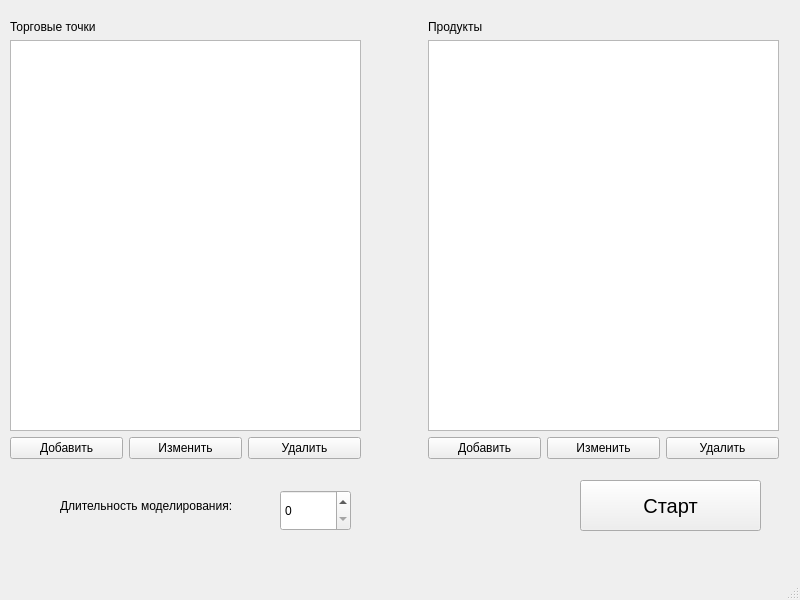
<?xml version="1.0" encoding="UTF-8"?>
<ui version="4.0">
 <class>MainWindow</class>
 <widget class="QMainWindow" name="MainWindow">
  <property name="geometry">
   <rect>
    <x>0</x>
    <y>0</y>
    <width>800</width>
    <height>600</height>
   </rect>
  </property>
  <property name="windowTitle">
   <string>MainWindow</string>
  </property>
  <widget class="QWidget" name="centralwidget">
   <widget class="QSpinBox" name="spinBox">
    <property name="geometry">
     <rect>
      <x>280</x>
      <y>490</y>
      <width>71</width>
      <height>41</height>
     </rect>
    </property>
   </widget>
   <widget class="QLabel" name="label">
    <property name="geometry">
     <rect>
      <x>10</x>
      <y>390</y>
      <width>71</width>
      <height>16</height>
     </rect>
    </property>
    <property name="text">
     <string>Введите N</string>
    </property>
   </widget>
   <widget class="QWidget" name="layoutWidget">
    <property name="geometry">
     <rect>
      <x>428</x>
      <y>20</y>
      <width>351</width>
      <height>439</height>
     </rect>
    </property>
    <layout class="QVBoxLayout" name="verticalLayout_2">
     <item>
      <widget class="QLabel" name="label_3">
       <property name="text">
        <string>Продукты</string>
       </property>
      </widget>
     </item>
     <item>
      <widget class="QListWidget" name="listWidget"/>
     </item>
     <item>
      <layout class="QHBoxLayout" name="horizontalLayout">
       <item>
        <widget class="QPushButton" name="add">
         <property name="text">
          <string>Добавить</string>
         </property>
        </widget>
       </item>
       <item>
        <widget class="QPushButton" name="edit">
         <property name="text">
          <string>Изменить</string>
         </property>
        </widget>
       </item>
       <item>
        <widget class="QPushButton" name="delete_2">
         <property name="text">
          <string>Удалить</string>
         </property>
        </widget>
       </item>
      </layout>
     </item>
    </layout>
   </widget>
   <widget class="QWidget" name="layoutWidget">
    <property name="geometry">
     <rect>
      <x>10</x>
      <y>20</y>
      <width>351</width>
      <height>439</height>
     </rect>
    </property>
    <layout class="QVBoxLayout" name="verticalLayout">
     <item>
      <widget class="QLabel" name="label_2">
       <property name="text">
        <string>Торговые точки</string>
       </property>
      </widget>
     </item>
     <item>
      <widget class="QListWidget" name="listWidget_2"/>
     </item>
     <item>
      <layout class="QHBoxLayout" name="horizontalLayout_2">
       <item>
        <widget class="QPushButton" name="add_2">
         <property name="text">
          <string>Добавить</string>
         </property>
        </widget>
       </item>
       <item>
        <widget class="QPushButton" name="edit_2">
         <property name="text">
          <string>Изменить</string>
         </property>
        </widget>
       </item>
       <item>
        <widget class="QPushButton" name="delete_3">
         <property name="text">
          <string>Удалить</string>
         </property>
        </widget>
       </item>
      </layout>
     </item>
    </layout>
   </widget>
   <widget class="QLabel" name="label_4">
    <property name="geometry">
     <rect>
      <x>60</x>
      <y>490</y>
      <width>221</width>
      <height>31</height>
     </rect>
    </property>
    <property name="text">
     <string>Длительность моделирования:</string>
    </property>
   </widget>
   <widget class="QPushButton" name="start">
    <property name="geometry">
     <rect>
      <x>580</x>
      <y>480</y>
      <width>181</width>
      <height>51</height>
     </rect>
    </property>
    <property name="font">
     <font>
      <pointsize>15</pointsize>
     </font>
    </property>
    <property name="text">
     <string>Старт</string>
    </property>
   </widget>
  </widget>
  <widget class="QMenuBar" name="menubar">
   <property name="geometry">
    <rect>
     <x>0</x>
     <y>0</y>
     <width>800</width>
     <height>25</height>
    </rect>
   </property>
  </widget>
  <widget class="QStatusBar" name="statusbar"/>
 </widget>
 <resources/>
 <connections/>
</ui>
